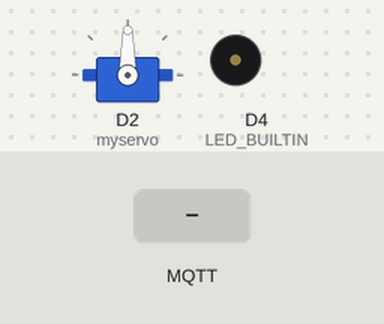
Recording of a sketch running on a simulated ESP8266 (NodeMCU). On the bench: servo, buzzer (waves = sounding). The inputs (shaded band) are chosen by the test bench. WiFi joins after 1.5 s; servers stay silent unless stated; no MQTT or app messages arrive unless stated; what the sketch prints to the serial monitor is not drawn.

Above: at 3.2 s.
3.3 s: MQTT message "1" arrives on the first subscribed topic
At 3.7 s:
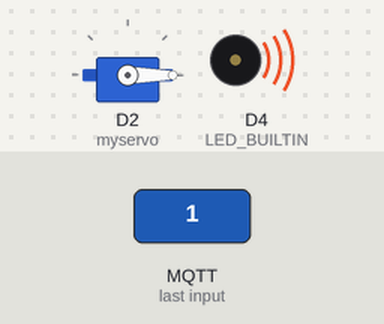
6.3 s: MQTT message "2" arrives on the first subscribed topic
At 7.1 s:
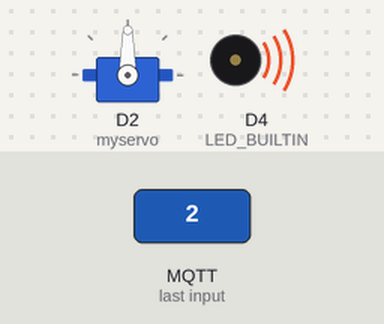
8.8 s: MQTT message "2" arrives on the first subscribed topic
At 8.9 s:
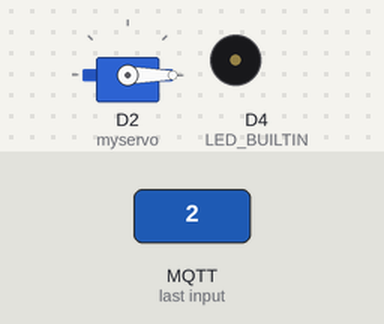
Timing chart, 0 to 11.8 s (numbered marks = the images above; inputs shaded):
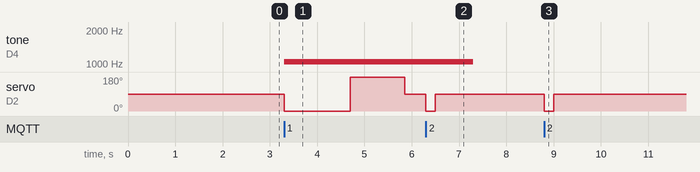

Measured:
- after the input at 3.3 s, tone on D4 (LED_BUILTIN): silent → 1050 Hz at once; servo on D2 (myservo): 90° → 0° at once, → 180° 1.4 s later, → 90° 1.2 s later
- after the input at 6.3 s, servo on D2 (myservo): 90° → 0° at once, → 90° 0.20 s later
- after the input at 8.8 s, servo on D2 (myservo): 90° → 0° at once, → 90° 0.20 s later

The sketch:

NFC_Door.ino
```cpp
#include "NFC_Controller.hh"

#include <ESP8266WiFi.h>
#include <PubSubClient.h>
#include <Servo.h>
#include <Adafruit_Fingerprint.h>

/**
 * 舵机驱动相关变量声明
*/
Servo myservo; //定义舵机

int servo_max = 180;
int servo_close = 0;

/**
 * MQTT模块相关变量声明
*/
const char* ssid = "wifi410"; /*WIFI*/
const char* password = "18661205519"; /*KEYS*/
const char* mqttServer = "124.220.206.170"; /*公网ip*/
const char* MySub = "door410"; /*订阅主题*/
const char* username = "creeper"; /*mqtt用户名*/
const char* pwd = "58chenqiquan20"; /*mqtt密码*/

WiFiClient wifiClient;
PubSubClient mqttClient(wifiClient);
const byte ledPin = BUILTIN_LED;

/**
 * NFC驱动类声明
*/
auto nfc_controller = NFC_Controller();

/**
 * 看门狗计数器
*/
long count_dog = 0;

void setup()
{
    Serial.begin(115200);

    // 初始化NFC驱动
    // nfc_controller.NFC_Init();
    // nfc_controller.Set_User_ID(User_ID{ 50, 126, 106, 83 }, 0);

    // 初始化WIFI
    WiFi.mode(WIFI_STA);
    connectWifi();

    // 初始化MQTT服务器
    mqttClient.setServer(mqttServer, 1883);
    connectMQTTServer();
    mqttClient.setCallback(callback);

    // 初始化舵机
    myservo.attach(D2);
    myservo.write(90);

    // 板载灯初始化
    pinMode(LED_BUILTIN, OUTPUT);
    analogWriteRange(2000);
    analogWrite(LED_BUILTIN, 2000);

    //蜂鸣器I/O口初始化
    // pinMode(D4, OUTPUT);
    // digitalWrite(D4, LOW);

    // ESP.wdtEnable(1000 * 30 * 60);
}

void loop()
{
    if (mqttClient.connected())
        mqttClient.loop();
    else
        connectMQTTServer();

    // if (nfc_controller.Find_Card()) {
    //     if (nfc_controller.Identify_All()) {
    //         // Serial.println("Hello World");
    //         IdentfyPass();
    //         open_door();
    //         delay(2000);
    //     }
    //     else {
    //         IdentfyNotPass();
    //         delay(1000);
    //         // Serial.println("你是谁啊??????????");
    //     }
    // }

    analogWrite(LED_BUILTIN, 2000);
}

/**
 * @brief 开门的函数
*/
void open_door()
{

    analogWrite(LED_BUILTIN, 0);
    //正转
    myservo.write(0); //正向最大速度
    delay(1400); //持续时间
    myservo.write(90); //停止

    //反转
    myservo.write(180); //反向最大速度
    delay(1150);
    myservo.write(90); //停止

    analogWrite(LED_BUILTIN, 2000);
}
//回正按钮
void rollback()
{
    analogWrite(LED_BUILTIN, 0);

    analogWrite(LED_BUILTIN, 0);
    myservo.write(0); //正向最大速度
    delay(200);
    myservo.write(90); //停止
    analogWrite(LED_BUILTIN, 2000);
}

/**
 * @brief 连接MQTT服务器
*/
void connectMQTTServer()
{
    // 根据ESP8266的MAC地址生成客户端ID（避免与其它ESP8266的客户端ID重名）
    String clientId = "esp8266-" + WiFi.macAddress();
    // 连接MQTT服务器
    if (mqttClient.connect(clientId.c_str(), username, pwd)) { //设置mqtt主题的id
        //连接成功后就订阅主题
        mqttClient.subscribe(MySub); //订阅主题
        Serial.print("订阅主题成功！！");
    }
    else {
        Serial.print("Subscribe Fail...");
        delay(3000);
    }
}

/**
 * @brief ESP8266连接WIFI
*/
void connectWifi()
{
    WiFi.begin(ssid, password);
    while (WiFi.status() != WL_CONNECTED) {
        delay(1000);
        Serial.print(".");
    }
    Serial.println("");
    Serial.println("WiFi Connected!");
    Serial.println("");
}

/**
 * @brief MQTT收到信息回调函数
*/
void callback(char* topic, byte* payload, unsigned int length)
{
    Serial.print("Message arrived [");
    Serial.print(topic);
    Serial.print("]\n");

    for (int i = 0; i < length; i++)
        Serial.print((char)payload[i]);

    Serial.println();

    switch ((char)payload[0]) {
    case '1':
        Serial.print("开门");
        IdentfyPass();
        open_door();
        break;
    case '2':
        rollback();
        Serial.print("回正");
        break;
    }
}

/**
 * @brief 蜂鸣器瞎叫函数
*/
void IdentfyPass()
{
    for (int i = 0; i < 200; i++)
        tone(D4, 700 * 2, 4000);

    for (int i = 0; i < 200; i++)
        tone(D4, 525 * 2, 4000);
}

/**
 * @brief 开门失败后蜂鸣器瞎叫函数
*/
void IdentfyNotPass()
{
    digitalWrite(D4, HIGH);
    delay(100);
    digitalWrite(D4, LOW);

    delay(100);

    digitalWrite(D4, HIGH);
    delay(100);
    digitalWrite(D4, LOW);

    delay(100);

    digitalWrite(D4, HIGH);
    delay(100);
    digitalWrite(D4, LOW);
}
```

NFC_Controller.hh
```cpp
#pragma once

#include "MFRC522.h"
#include "SPI.h"

#define SS_PIN D8
#define RST_PIN D0

typedef struct User_ID {
    byte uid[4] = { 0 };
} User_ID;

// 二次封装源代码的类
class NFC_Controller {
private:
    MFRC522 mfcr522;
    MFRC522::MIFARE_Key key_;
    User_ID user_id_[4];

public:
    NFC_Controller()
        : mfcr522(MFRC522(SS_PIN, RST_PIN))
    {
        for (byte i = 0; i < 6; i++) {
            key_.keyByte[i] = 0xFF;
        }
    }

    void NFC_Init()
    {
        // 协议和类的初始化
        SPI.begin();
        mfcr522.PCD_Init();

        Serial.println();
        Serial.print(F("Reader :"));

        // 打印一些信息
        mfcr522.PCD_DumpVersionToSerial();

        for (byte i = 0; i < 6; i++) {
            key_.keyByte[i] = 0xFF;
        }

        Serial.println();
        Serial.println(F("This code scan the MIFARE Classic NUID."));
        Serial.print(F("Using the following key:"));
        Print_Hex(key_.keyByte, MFRC522::MF_KEY_SIZE);
    }

    bool Find_Card()
    {
        if (
            // 排除一些情况
            !mfcr522.PICC_IsNewCardPresent()
            || !mfcr522.PICC_ReadCardSerial())
            return false;
        else {
            // // 打印NFC卡的类型
            // Serial.print(F("PICC type: "));
            MFRC522::PICC_Type piccType = mfcr522.PICC_GetType(mfcr522.uid.sak);
            // Serial.println(mfcr522.PICC_GetTypeName(piccType));

            // 处理不能处理的NFC卡类型
            if (!Check_Type(piccType))
                return false;

            // // 打印UID TAG
            // Serial.println(F("The NUID tag is:"));
            // Serial.print(F("In hex: "));
            // Print_Hex(mfcr522.uid.uidByte, mfcr522.uid.size);
            // Serial.println();
            // Serial.print(F("In dec: "));
            // Print_Dec(mfcr522.uid.uidByte, mfcr522.uid.size);
            // Serial.println();

            // Halt PICC
            mfcr522.PICC_HaltA();

            // Stop encryption on PCD
            mfcr522.PCD_StopCrypto1();
            return true;
        }
    }

    /**
     * @brief 判断NFC卡是否匹配某一用户
    */
    bool Identify_User(int user_number)
    {
        return user_id_[user_number].uid[0] == mfcr522.uid.uidByte[0]
            && user_id_[user_number].uid[1] == mfcr522.uid.uidByte[1]
            && user_id_[user_number].uid[2] == mfcr522.uid.uidByte[2]
            && user_id_[user_number].uid[3] == mfcr522.uid.uidByte[3];
    }

    /**
     * @brief 判断NFC卡是否属于南京理工大学410宿舍的成员
    */
    bool Identify_All()
    {
        return Identify_User(0)
            || Identify_User(1)
            || Identify_User(2)
            || Identify_User(3);
    }

    // 设置某一位成员的UID TAG
    void Set_User_ID(User_ID user_id, int number)
    {
        for (int count = 0; count < 4; count++)
            user_id_[number].uid[count] = user_id.uid[count];
    }

    bool Check_Type(MFRC522::PICC_Type piccType)
    {
        if (piccType == MFRC522::PICC_TYPE_MIFARE_MINI
            || piccType == MFRC522::PICC_TYPE_MIFARE_1K
            || piccType == MFRC522::PICC_TYPE_MIFARE_4K)
            return true;
        else {
            Serial.println(F("Your tag is not of type MIFARE Classic."));
            return false;
        }
    }

    void Print_Hex(byte* buffer, byte bufferSize)
    {
        for (byte i = 0; i < bufferSize; i++) {
            Serial.print(buffer[i] < 0x10 ? " 0" : " ");
            Serial.print(buffer[i], HEX);
        }
    }

    void Print_Dec(byte* buffer, byte bufferSize)
    {
        for (byte i = 0; i < bufferSize; i++) {
            Serial.print(buffer[i] < 0x10 ? " 0" : " ");
            Serial.print(buffer[i], DEC);
        }
    }
};
```
